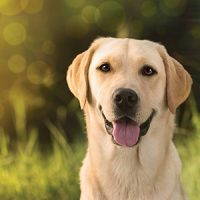
#> input picture images/original.jpg, 200 x 200 px
$ python answer.py
#> lines starting #> are read from the running program, lines starting #| are printed output that depends on the picture; long printed decimals are rounded
import numpy as np
import matplotlib.pyplot as plt
# from utils.plot import plot_image

''' Saving a image in the disk '''
def save_image(filename, image, gray=False):
    temp = np.array(image)
    temp = temp.astype(np.uint8)
    # Save the image
    path = image_path + filename   # separate folder created for output images
    if gray:
        plt.imsave(path, temp, cmap='gray')
    else:
        plt.imsave(path, temp)
    print(f"Image saved at {path}")
    return


#region 1: Reading in images
image_path = 'images/'

image_rgb = plt.imread(image_path+'original.jpg')
#> image_rgb is the input picture: shape (200, 200, 3); mean R, G, B 135.8, 118, 73.7

# print('image_rgb.shape: ', image_rgb.shape)      #output : (height, width, channels) = (h=200, w=200, 3)
height, width, channels = image_rgb.shape
#> height = 200; width = 200; channels = 3
#endregion


#region 2:
# Convert the image to gray-scale (8bpp format)
# print (image_rgb)
image_gray = [[[0 for k in range(3)] for j in range(width)] for i in range(height)]

for i in range(height):
    for j in range(width):
        # Extracting the RGB values
        r, g, b = image_rgb[i][j]
        # Converting to grayscale considering the Luminance level as it was widely use than others in as in YUV and YCrCb formats
        # Formula: Y = 0.299 R + 0.587 G + 0.114 B
        image_gray[i][j] = int(0.299*r + 0.587*g + 0.114*b)

        ### Another methods to convert to grayscale:
        ## 1. Average method
        # image_rgb[i][j] = int(sum(r + g + b)/3)
        ## 2. Lightness method
        # image_rgb[i][j] = int((max(r, g, b) + min(r, g, b))/2)
else:
    print('Image converted to grayscale successfully!')
#> after the loop, image_gray = 200 items

#Testing:
# plot_image(image_gray, 'Grayscale Image', True)

save_image('gray.jpg', image_gray, True)
#> in save_image, `temp = np.array(image)`:
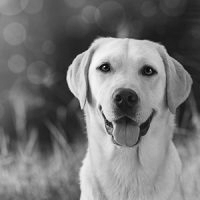
#> temp: shape (200, 200) int64; min 1, max 250, mean 117.8
#endregion


#region 3:
# Re-sample the image such that the size is 0.7 times it original dimensions using linear interpolation method and save the image.
image_resampled = [[[0 for k in range(3)] for j in range(int(width*0.7))] for i in range(int(height*0.7))]

for y in range(int(height*0.7)):
    for x in range(int(width*0.7)):
        # let pixel on the resampled image = (x,y)
        # Compared the pixel on the original image would be = (x/0.7, y/0.7) as we are doing down-sampling of 70%
        # But x/0.7 and y/0.7 are not integers, so we need to interpolate the values
        # We can use linear interpolation method to find the value of the pixel on the original image
        # Linear Interpolation Formula: f(x) = f(x1) + (x - x1) * (f(x2) - f(x1)) / (x2 - x1)
        # where x1 = floor(x/0.7) and x2 = ceil(x/0.7)
        X = x/0.7
        x1 = int(x/0.7)
        x2 = x1 + 1

        Y = y/0.7
        y1 = int(y/0.7)
        y2 = y1 + 1
        # print(x1, x2, y1, y2)
        # print(image_rgb[x1][y1], image_rgb[x2][y1], image_rgb[x1][y2], image_rgb[x2][y2])
        try:
            a = X - x1
            # let, difference to the nearest floor pixel (the pixel on the zero side of the x axis) on the original image = a
            # then, difference to the nearest ceil pixel on the original image = (1-a)
            # difference on the x-axis for the nearest pixels on the original image will be a and (1-a)

            b = Y - y1
            # Similarly for y axis, difference to the nearest floor pixel (the pixel on the zero side of the y axis) on the original image = b

            ## Now, we can use the linear interpolation formula to find the value of the pixel on the original image
            # Formula: f(x,y) = (1-a)*(1-b)*f(x1,y1) + a*(1-b)*f(x2,y1) + (1-a)*b*f(x1,y2) + a*b*f(x2,y2)

            ## Red channel
            r = (1-b)*(1-a)*image_rgb[y1][x1][0] + (1-b)*a*image_rgb[y1][x2][0] + b*(1-a)*image_rgb[y2][x1][0] + b*a*image_rgb[y2][x2][0]
            ## Green channel
            g = (1-b)*(1-a)*image_rgb[y1][x1][1] + (1-b)*a*image_rgb[y1][x2][1] + b*(1-a)*image_rgb[y2][x1][1] + b*a*image_rgb[y2][x2][1]
            ## Blue channel
            b = (1-b)*(1-a)*image_rgb[y1][x1][2] + (1-b)*a*image_rgb[y1][x2][2] + b*(1-a)*image_rgb[y2][x1][2] + b*a*image_rgb[y2][x2][0]

            # print(r, g, b)
            # Applying the calculated values to the resampled image
            image_resampled[y][x] = [int(r), int(g), int(b)]

        except:
            # Error case for edge pixels
            image_resampled[y][x] = image_rgb[y1][x1]

        # image_resampled[y][x] = [int(image_rgb[y1][x1][k] + (x/0.7 - x1) * (image_rgb[y2][x1][k] - image_rgb[y1][x1][k]) / (x2 - x1)) for k in range(3)]
else:
    print('Image downscaled successfully!')
#> after the loop, image_resampled = 140 items

#Test
# plot_image(image_resampled, 'Downscaled Image')

save_image('downscaled.jpg', image_resampled)
#> call 2 of save_image, with filename = 'downscaled.jpg', gray = False
#> in save_image (call 2), `temp = np.array(image)`:
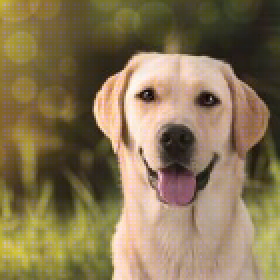
#> temp: shape (140, 140, 3) int64 (shown 2 times larger); mean of channels 0, 1, 2 135.3, 117.5, 84.6; drawn as R, G, B
#> in save_image (call 2), `plt.imsave(path, temp)`:
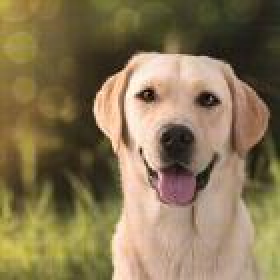
#> saved as downscaled.jpg: shape (140, 140, 3) (shown 2 times larger); mean R, G, B 135.2, 117.5, 84.4
#endregion


#region 4:
# Re-sample the image created in (step 3) back to its original size and save the image.
image_upscaled = [[[0 for k in range(3)] for j in range(width)] for i in range(height)]

for y in range(height):
    for x in range(width):
        # Here, we are doing up-sampling to 142.857% (100/70) of the dowscaled image

        # let pixel on the resampled image = (x,y)
        # Compared the pixel on the original image would be = (x*0.7, y*0.7) as we are doing up-sampling of 70%
        # But x*0.7 and y*0.7 are not always integers, so we need to interpolate the values

        # where x1 = floor(x*0.7) and x2 = ceil(x*0.7)
        X = x*0.7
        x1 = int(x*0.7)
        x2 = x1 + 1

        Y = y*0.7
        y1 = int(y*0.7)
        y2 = y1 + 1

        try:
            a = X - x1
            # let, difference to the nearest floor pixel (the pixel on the zero side of the x axis) on the original image = a
            # then, difference to the nearest ceil pixel on the original image = (1-a)
            # difference on the x-axis for the nearest pixels on the original image will be a and (1-a)

            b = Y - y1
            # Similarly for y axis, difference to the nearest floor pixel (the pixel on the zero side of the y axis) on the original image = b

            ## Now, we can use the linear interpolation formula to find the value of the pixel on the original image
            # Formula: f(x,y) = (1-a)*(1-b)*f(x1,y1) + a*(1-b)*f(x2,y1) + (1-a)*b*f(x1,y2) + a*b*f(x2,y2)

            ## Red channel
            r = (1-b)*(1-a)*image_resampled[y1][x1][0] + (1-b)*a*image_resampled[y1][x2][0] + b*(1-a)*image_resampled[y2][x1][0] + b*a*image_resampled[y2][x2][0]

            ## Green channel
            g = (1-b)*(1-a)*image_resampled[y1][x1][1] + (1-b)*a*image_resampled[y1][x2][1] + b*(1-a)*image_resampled[y2][x1][1] + b*a*image_resampled[y2][x2][1]

            ## Blue channel
            b = (1-b)*(1-a)*image_resampled[y1][x1][2] + (1-b)*a*image_resampled[y1][x2][2] + b*(1-a)*image_resampled[y2][x1][2] + b*a*image_resampled[y2][x2][2]

            # Applying the calculated values to the resampled image
            image_upscaled[y][x] = [int(r), int(g), int(b)]

        except:
            # Error case for edge pixels
            image_upscaled[y][x] = image_rgb[y1][x1]
else:
    print('Image upscaled successfully!')
#> after the loop, image_upscaled = 200 items

#Testing:
# plot_image(image_upscaled, 'Upscaled Image')

save_image('upscaled.jpg', image_upscaled)
#> call 3 of save_image, with filename = 'upscaled.jpg', gray = False
#> in save_image (call 3), `temp = np.array(image)`:
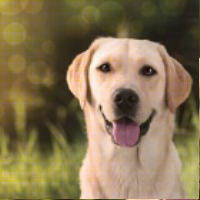
#> temp: shape (200, 200, 3) int64; mean of channels 0, 1, 2 134.8, 117, 83.7; drawn as R, G, B
#endregion


''' Image plotting : (Used for testing purposes only) '''
fig, axs = plt.subplots( 2, 2, figsize=(5,5) )
axs[0,0].imshow(image_rgb)
axs[0,0].set_title('Original Image')
axs[0,1].imshow(image_gray, cmap='gray')
axs[0,1].set_title('Grayscale Image')
axs[1,0].imshow(image_resampled)
axs[1,0].set_title('Downscaled Image')
axs[1,1].imshow(image_upscaled)
axs[1,1].set_title('Upscaled Image')
for ax in axs.flat:
    ax.axis('on')       # visibility of x- and y-axes
    ax.grid(True)       # show gridlines

plt.tight_layout()
plt.show()


#region 5:
# Compute the sum of the average of the squared difference between pixels in the original image (in step 2) and the re-samples image in (step 4)

image_rgb = np.array(image_rgb).astype(np.float32)
image_upscaled = np.array(image_upscaled).astype(np.float32)

# calculation of the sum of the average of the squared differences
difference = image_rgb - image_upscaled
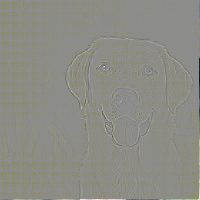
#> difference: shape (200, 200, 3) float32; mean R, G, B 0.9, 1.1, -9.9; drawn with min black and max white
squared_diff = np.square(difference)
average = np.mean(squared_diff)
#> average = 143.9
sum_of_squared_diff = np.sum(average)
#> sum_of_squared_diff = 143.9

print('Sum of average of the squared differences:', sum_of_squared_diff)
#| Sum of average of the squared differences: 143.883

''' Output recieved:
    Sum of average of the squared differences:
        Image of the lake:  23.493326
        Image of the mountain:  55.308125
        Image of the dog:  143.88313
        Image of the girl: 78.7881
        Image of the cameraman:  20.249739
        Image of the cube:  75.3132
        Image of the baby:  31.942661
        '''

#endregion
